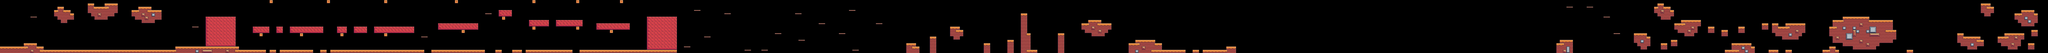

This game map was drawn from its Tiled (.tmx) file and the tilesets committed beside it. A one-line description and the trimmed map source follow:
An orthogonal 608x16 tile map with 16x16 px tiles, 1 tile layer (Background) and 114 objects (24x Fruit, 18x Saw, 18x Spikes, 16x Spiked Ball, 12x ArrowUp, ...).

<map version="1.10" tiledversion="1.11.2" orientation="orthogonal" renderorder="right-down" width="608" height="16" tilewidth="16" tileheight="16" infinite="0" nextlayerid="4" nextobjectid="255">
 <tileset firstgid="1" source="Pixel Quest.tsx" />
 <layer id="1" name="Background" width="608" height="16">
  <properties>
   <property name="BackgroundType" value="Scene 1" />
  </properties>
  <data>[9728 cells, 1331 non-empty, 36 distinct tile ids]</data>
 </layer>
 <objectgroup id="2" name="Spawning">
  <object id="107" name="Saw" type="Saw" x="272" y="224" width="32" height="32">
   <properties>
    <property name="isLeft" type="bool" value="true" />
    <property name="isVertical" type="bool" value="false" />
    <property name="offsetNeg" type="float" value="4" />
    <property name="offsetPos" type="float" value="33" />
    <property name="showPath" type="bool" value="false" />
   </properties>
  </object>
  <object id="108" name="Saw" type="Saw" x="560" y="224" width="32" height="32">
   <properties>
    <property name="isLeft" type="bool" value="false" />
    <property name="isVertical" type="bool" value="false" />
    <property name="offsetNeg" type="float" value="22" />
    <property name="offsetPos" type="float" value="15" />
    <property name="showPath" type="bool" value="false" />
   </properties>
  </object>
  <object id="109" name="Saw" type="Saw" x="624" y="224" width="32" height="32">
   <properties>
    <property name="isLeft" type="bool" value="true" />
    <property name="isVertical" type="bool" value="false" />
    <property name="offsetNeg" type="float" value="26" />
    <property name="offsetPos" type="float" value="11" />
    <property name="showPath" type="bool" value="false" />
   </properties>
  </object>
  <object id="110" name="Trunk" type="Trunk" x="864" y="192" width="64" height="32">
   <properties>
    <property name="extandNegAttack" type="float" value="39" />
    <property name="extandPosAttack" type="float" value="0" />
    <property name="isLeft" type="bool" value="true" />
    <property name="offsetNeg" type="float" value="2" />
    <property name="offsetPos" type="float" value="3" />
   </properties>
  </object>
  <object id="111" name="Melon" type="Fruit" x="144" y="32" width="32" height="32" />
  <object id="112" name="Bananas" type="Fruit" x="624" y="16" width="32" height="32" />
  <object id="113" name="Bananas" type="Fruit" x="720" y="16" width="32" height="32" />
  <object id="114" name="Bananas" type="Fruit" x="672" y="0" width="32" height="32" />
  <object id="115" name="Spiked Ball" type="Spiked Ball" x="1232" y="160" width="16" height="16">
   <properties>
    <property name="radius" type="int" value="4" />
    <property name="startLeft" type="bool" value="true" />
    <property name="swingArcDec" type="int" value="170" />
    <property name="swingSpeed" type="int" value="360" />
   </properties>
  </object>
  </objectgroup>
</map>
<!-- 105 of 114 objects omitted -->
